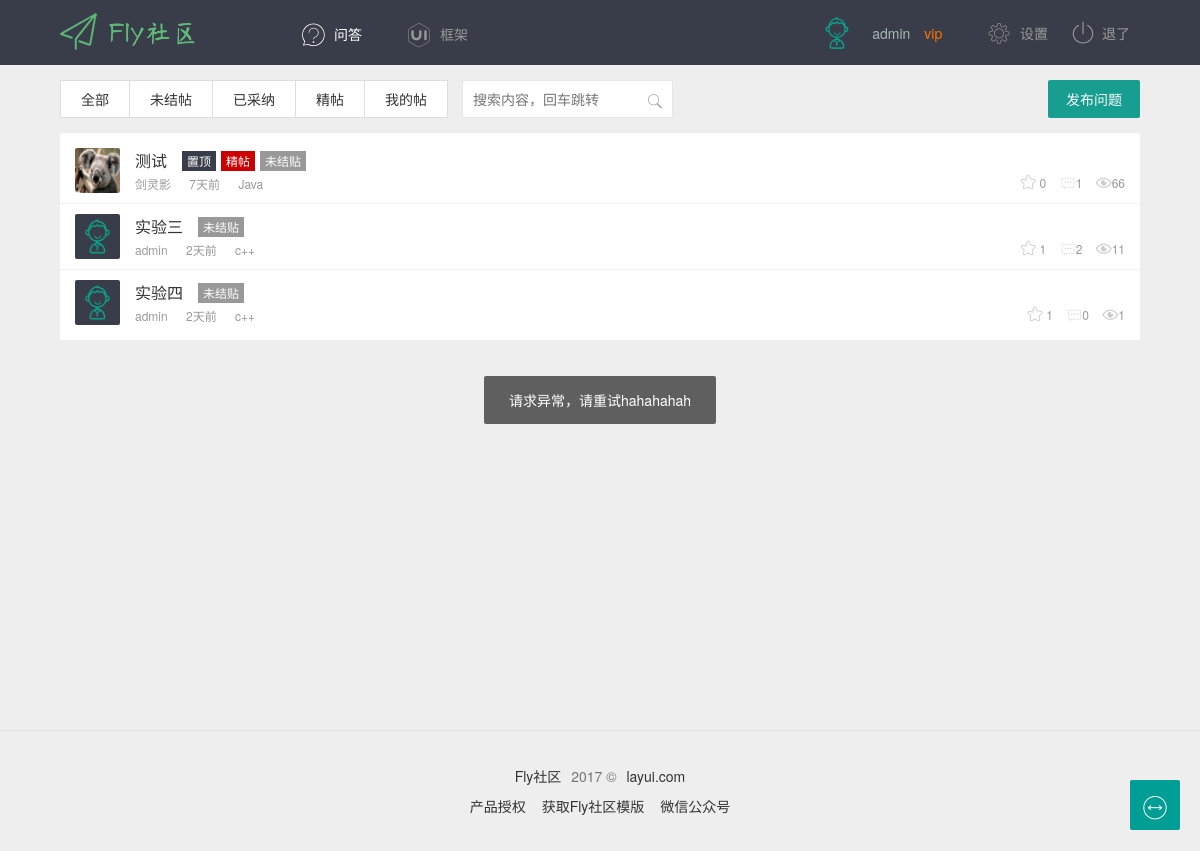
The app's page /jietie/unsolved/1 (signed in) with its own data.
### myweb/models.py (models this page shows, shortened)
class Webuser(models.Model):#用户表
    id = models.AutoField(primary_key=True)  # ID
    user=models.OneToOneField(User)#user一对一
    avatar=models.ImageField(upload_to='avatar',blank=True,null=True,default='static/images/avatar/default.png')#头像
    score=models.IntegerField(default=0)#积分
    desc=models.TextField(blank=True,null=True)#签名
    city=models.TextField(max_length=50,blank=True,null=True)#城市
    sex=models.IntegerField(default=0)#0为男，1为女
    qq=models.TextField(max_length=12,blank=True,null=True)
    weibo=models.TextField(max_length=50,blank=True,null=True)
    collection=models.ManyToManyField('Article')#文章收藏，与文章多对多

class Article(models.Model):
    aid=models.AutoField(primary_key=True)
    title=models.CharField(max_length=50,default="这是标题")#文章标题
    content=models.TextField()#正文
    creator=models.ForeignKey(Webuser,default=None)#作者
    pubTime=models.DateTimeField(auto_now_add=True)#发布时间
    parentID=models.ForeignKey('self',default=0)#父贴。0表示为文章，否则为回复
    score=models.IntegerField(default=0,null=True)#帖子悬赏积分
    attach=models.ForeignKey(Attachment,null=True)#帖子附加信息
    Article_Category = models.ManyToManyField('Category')#文章目录

class Category(models.Model):#目录表
    cid=models.CharField(primary_key=True,max_length=50)
    category=models.CharField(max_length=50)#目录名
    group=models.CharField(max_length=50)#目录分组

class Attachment(models.Model):
    id = models.AutoField(primary_key=True)#附件ID
    price=models.IntegerField(default=0)#附件下载所需积分
    data=models.FilePathField(default='/')#附件路径
    isTop=models.IntegerField(default=0)#是否置顶
    isPicked=models.IntegerField(default=0)#是否加精（文章时）|采纳（回复时）
    isFinish=models.IntegerField(default=0)#是否完结
    clicks=models.IntegerField(default=0)#点击数（文章时）|点赞数（回复时）
    replys=models.IntegerField(default=0)#回复数
    votes=models.ManyToManyField('Webuser')#点赞数

### myweb/views.py (the view)
# urls.py: url(r'^jietie/(.+)/(\d+)$', myview.jietie, name='jietie'),#搜贴
def jietie(request,type,page=1):
    if request.user.is_authenticated():#用户认证
        webuser=Webuser.objects.get(user=request.user)#用户
        page = int(page)
        start = 10 * (page - 1)
        end = start + 10
        articles=[]
        num=0
        if type == 'unsolved':#获取未结贴文章
            articles = Article.objects.filter(parentID=0).filter(attach__isFinish=0).order_by('pubTime').order_by("-attach__isTop")[start:end]
            num = articles.count()
            num = int(num / 10) + 1
        if type == 'solved':#获取已结贴文章
            articles = Article.objects.filter(parentID=0).filter(attach__isFinish=1).order_by('pubTime').order_by("-attach__isTop")[start:end]
            num = articles.count()
            num = int(num / 10) + 1
        if type == 'picked':#获取精贴
            articles = Article.objects.filter(parentID=0).filter(attach__isPicked=1).order_by('pubTime').order_by("-attach__isTop")[start:end]
            num = articles.count()
            num = int(num / 10) + 1
        result = {
            "curr": page,
            "num": num
        }
        return render(request, 'website/jie/index.html',{'webuser': webuser, "articles": articles, 'result': json.dumps(result)})
    else:
        return render(request, 'website/user/login.html')

### myweb/templates/website/jie/index.html (shortened to what this page needs)
{% extends "base.html"%}
  {% load static %}
{% block content%}
<div class="main layui-clear">
  <div class="wrap">
    <div class="content" style="margin-right:0">
      <div class="fly-tab">
        <span>
          <a href="{% url 'jieindex' 1%}">全部</a>
          <a href="{% url 'jietie' "unsolved" 1%}">未结帖</a>
          <a href="{% url 'jietie' "solved" 1%}">已采纳</a>
          <a href="{% url 'jietie' "picked" 1%}">精帖</a>
          <a href="{% url 'userindex' %}">我的帖</a>
        </span>
        <form action="http://cn.bing.com/search" class="fly-search">
          <i class="iconfont icon-sousuo"></i>
          <input class="layui-input" autocomplete="off" placeholder="搜索内容，回车跳转" type="text" name="q">
        </form>
        <a href="{% url 'jieadd' %}" class="layui-btn jie-add">发布问题</a>
      </div>
{% if articles  %}
      <ul class="fly-list">
          {% for article in articles %}
        <li class="fly-list-li">
          <a href="{% url 'userhome' article.creator.user.id %}" class="fly-list-avatar">
            <img src="/{{ article.creator.avatar}}" alt="">
          </a>
          <h2 class="fly-tip">
            <a href="{% url 'jiedetail'  article.aid %}">{{ article.title }}</a>
              {% if article.attach.isTop == 1 %}
            <span class="fly-tip-stick">置顶</span>
              {% endif %}{%if article.attach.isPicked == 1%}
            <span class="fly-tip-jing">精帖</span>
          {% endif %}
          {%if article.attach.isFinish == 0 %}
          <span>未结贴</span>
            {% elif article.attach.isFinish == 1%}
           <span class="fly-tip-jie">已采纳</span>
            {% endif %}
          </h2>
          <p>
            <span><a href="{% url 'userhome' article.creator.user.id %}">{{ article.creator.user.username }}</a></span>
            <span>
            </span>
            <span>{{ article.Article_Category.values_list.0.1 }}</span>
            <span class="fly-list-hint">
              <i class="layui-icon" title="点赞">&#xe600;</i> {{ article.attach.votes.count }}
              <i class="iconfont" title="回答">&#xe60c;</i>{{ article.attach.replys }}
              <i class="iconfont" title="人气">&#xe60b;</i>{{ article.attach.clicks }}
            </span>
          </p>
        </li>
       {% endfor %}
      </ul>
{% else %}
      <div class="fly-none">并无相关数据</div>
{% endif %}
    </div>
  </div>
</div>
{% endblock %}

### templates/base.html (shortened to what this page needs)
  {% load static %}
<!DOCTYPE html>
<html lang="en">
<head>
  <link rel="stylesheet" href="{% static 'layui/css/layui.css' %}">
  <link rel="stylesheet" href="{% static  'css/global.css' %}">
  <link rel="stylesheet" data-href="{% static  'css/full.css' %}" class="fly-style" id="style">
</head>
<body>
<div class="header">
  <div class="main">
    <a class="logo" href="/" title="Fly">Fly社区</a>
    <div class="nav">
      <a class="nav-this" href="{% url 'jieindex' 1 %}">
        <i class="iconfont icon-wenda"></i>问答
      </a>
      <a href="http://www.layui.com/" target="_blank">
        <i class="iconfont icon-ui"></i>框架
      </a>
    </div>
    <div class="nav-user">
{% if request.user.is_authenticated %}
      <a class="avatar" href="{% url 'userhome' request.user.id %}">
        <img src="/{{ webuser.avatar }}">
        <cite>{{ request.user.username}}</cite>
        <i>vip</i>
      </a>
      <div class="nav">
        <a href="{% url 'userset' %}"><i class="iconfont icon-shezhi"></i>设置</a>
        <a href="{% url 'userlogout' %}"><i class="iconfont icon-tuichu" style="top: 0; font-size: 22px;"></i>退了</a>
      </div>
        {% endif %}
    </div>
  </div>
</div>
{% block content %}{% endblock %}
<div class="footer">
  <p><a href="http://fly.layui.com/">Fly社区</a> 2017 &copy; <a href="http://www.layui.com/">layui.com</a></p>
  <p>
    <a href="http://fly.layui.com/auth/get" target="_blank">产品授权</a>
    <a href="http://fly.layui.com/jie/8157.html" target="_blank">获取Fly社区模版</a>
    <a href="http://fly.layui.com/jie/2461.html" target="_blank">微信公众号</a>
  </p>
</div>
</body>
</html>

### static/layui/css/layui.css (style rules this page uses)
.layui-laypage a,a { text-decoration:none }
.layui-btn,.layui-inline,img { vertical-align:middle }
.layui-btn,.layui-unselect { -webkit-user-select:none;-ms-user-select:none;-moz-user-select:none }
.layui-btn,.layui-tree li i,.layui-unselect { -moz-user-select:none }
blockquote,body,button,dd,div,dl,dt,form,h1,h2,h3,h4,h5,h6,input,li,ol,p,pre,td,textarea,th,ul { margin:0;padding:0;-webkit-tap-highlight-color:rgba(0,0,0,0) }
img { display:inline-block;border:none }
li { list-style:none }
h1,h2,h3 { font-size:14px;font-weight:400 }
button,input,optgroup,option,select,textarea { font-family:inherit;font-size:inherit;font-style:inherit;font-weight:inherit;outline:0 }
.layui-icon { font-family:layui-icon!important;font-size:16px;font-style:normal;-webkit-font-smoothing:antialiased;-moz-osx-font-smoothing:grayscale }
body { line-height:24px;font:14px Helvetica Neue,Helvetica,PingFang SC,\5FAE\8F6F\96C5\9ED1,Tahoma,Arial,sans-serif }
a { color:#333 }
a cite { font-style:normal;*cursor:pointer }
.layui-clear { clear:both;*zoom:1 }
.layui-clear:after { content:'\20';clear:both;*zoom:1;display:block;height:0 }
.layui-btn,.layui-input,.layui-select,.layui-textarea,.layui-upload-button { outline:0;-webkit-transition:border-color .3s cubic-bezier(.65,.05,.35,.5);transition:border-color .3s cubic-bezier(.65,.05,.35,.5);-webkit-box-sizing:border-box!important;-moz-box-sizing:border-box!important;box-sizing:border-box!important }
.layui-btn { display:inline-block;height:38px;line-height:38px;padding:0 18px;background-color:#009688;color:#fff;white-space:nowrap;text-align:center;font-size:14px;border:none;border-radius:2px;cursor:pointer;opacity:.9;filter:alpha(opacity=90) }
.layui-input,.layui-select,.layui-textarea { height:38px;line-height:38px;line-height:36px\9;border:1px solid #e6e6e6;background-color:#fff;border-radius:2px }
.layui-input,.layui-textarea { display:block;width:100%;padding-left:10px }

### records on screen
Webuser: avatar (placeholder picture)
Article: creator.avatar (picture), title "测试", shows "置顶", shows "精帖", shows "未结贴", creator.user.username "剑灵影", Article_Category.values_list.0.1 "Java", attach.votes.count "0", attach.replys "1", attach.clicks "66"
Article: creator.avatar (placeholder picture), title "实验三", shows "未结贴", creator.user.username "admin", Article_Category.values_list.0.1 "c++", attach.votes.count "1", attach.replys "2", attach.clicks "11"
Article: creator.avatar (placeholder picture), title "实验四", shows "未结贴", creator.user.username "admin", Article_Category.values_list.0.1 "c++", attach.votes.count "1", attach.replys "0", attach.clicks "1"

### other values on screen
{{ request.user.username }} "admin"
